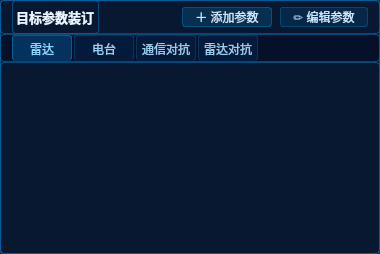
        <widget class="QWidget" name="targetParamContainer" native="true">
         <property name="minimumSize">
          <size>
           <width>380</width>
           <height>0</height>
          </size>
         </property>
         <property name="maximumSize">
          <size>
           <width>380</width>
           <height>16777215</height>
          </size>
         </property>
         <property name="styleSheet">
          <string notr="true">background: rgba(8,24,48,0.92);
border: 1px solid rgba(0,160,255,0.35);
border-radius: 4px;</string>
         </property>
         <layout class="QVBoxLayout" name="verticalLayout_8">
          <property name="spacing">
           <number>0</number>
          </property>
          <property name="leftMargin">
           <number>0</number>
          </property>
          <property name="topMargin">
           <number>0</number>
          </property>
          <property name="rightMargin">
           <number>0</number>
          </property>
          <property name="bottomMargin">
           <number>0</number>
          </property>
          <item>
           <widget class="QWidget" name="targetParamHeader" native="true">
            <property name="minimumSize">
             <size>
              <width>0</width>
              <height>34</height>
             </size>
            </property>
            <property name="maximumSize">
             <size>
              <width>16777215</width>
              <height>34</height>
             </size>
            </property>
            <property name="styleSheet">
             <string notr="true">background: linear-gradient(90deg, rgba(0,200,255,0.15), rgba(0,100,255,0.15));
border-bottom: 1px solid rgba(0,160,255,0.35);</string>
            </property>
            <layout class="QHBoxLayout" name="horizontalLayout_13">
             <property name="spacing">
              <number>8</number>
             </property>
             <property name="leftMargin">
              <number>12</number>
             </property>
             <property name="topMargin">
              <number>0</number>
             </property>
             <property name="rightMargin">
              <number>12</number>
             </property>
             <property name="bottomMargin">
              <number>0</number>
             </property>
             <item>
              <widget class="QLabel" name="targetParamTitle">
               <property name="styleSheet">
                <string notr="true">color: #e8f4ff;
font-weight: 500;
font-size: 13px;</string>
               </property>
               <property name="text">
                <string>目标参数装订</string>
               </property>
              </widget>
             </item>
             <item>
              <spacer name="horizontalSpacer_16">
               <property name="orientation">
                <enum>Qt::Horizontal</enum>
               </property>
               <property name="sizeHint" stdset="0">
                <size>
                 <width>40</width>
                 <height>20</height>
                </size>
               </property>
              </spacer>
             </item>
             <item>
              <widget class="QPushButton" name="addTargetParamButton">
               <property name="styleSheet">
                <string notr="true">color: #c8e8ff;
background-color: rgba(0,140,220,0.2);
border: 1px solid rgba(0,160,255,0.35);
border-radius: 3px;
padding: 0 12px;
font-size: 12px;</string>
               </property>
               <property name="text">
                <string>＋ 添加参数</string>
               </property>
              </widget>
             </item>
             <item>
              <widget class="QPushButton" name="editTargetParamButton">
               <property name="styleSheet">
                <string notr="true">color: #c8e8ff;
background-color: rgba(0,100,180,0.2);
border: 1px solid rgba(0,140,200,0.35);
border-radius: 3px;
padding: 0 12px;
font-size: 12px;</string>
               </property>
               <property name="text">
                <string>✏ 编辑参数</string>
               </property>
              </widget>
             </item>
            </layout>
           </widget>
          </item>
          <item>
           <widget class="QWidget" name="targetTabsWidget" native="true">
            <property name="minimumSize">
             <size>
              <width>0</width>
              <height>28</height>
             </size>
            </property>
            <property name="maximumSize">
             <size>
              <width>16777215</width>
              <height>28</height>
             </size>
            </property>
            <property name="styleSheet">
             <string notr="true">background: rgba(5,15,40,0.85);
border-bottom: 1px solid rgba(0,160,255,0.35);</string>
            </property>
            <layout class="QHBoxLayout" name="horizontalLayout_14">
             <property name="spacing">
              <number>2</number>
             </property>
             <property name="leftMargin">
              <number>12</number>
             </property>
             <property name="topMargin">
              <number>0</number>
             </property>
             <property name="rightMargin">
              <number>0</number>
             </property>
             <property name="bottomMargin">
              <number>0</number>
             </property>
             <item>
              <widget class="QPushButton" name="radarTargetTab">
               <property name="minimumSize">
                <size>
                 <width>60</width>
                 <height>26</height>
                </size>
               </property>
               <property name="maximumSize">
                <size>
                 <width>100</width>
                 <height>26</height>
                </size>
               </property>
               <property name="styleSheet">
                <string notr="true">QPushButton {
background: rgba(0,150,255,0.25);
border: 1px solid rgba(0,180,255,0.4);
border-bottom: none;
border-radius: 3px 3px 0 0;
color: #8ad6ff;
font-size: 12px;
}
QPushButton:hover {
background: rgba(0,160,255,0.3);
color: #c8e8ff;
}</string>
               </property>
               <property name="text">
                <string>雷达</string>
               </property>
              </widget>
             </item>
             <item>
              <widget class="QPushButton" name="radioTargetTab">
               <property name="minimumSize">
                <size>
                 <width>60</width>
                 <height>26</height>
                </size>
               </property>
               <property name="maximumSize">
                <size>
                 <width>100</width>
                 <height>26</height>
                </size>
               </property>
               <property name="styleSheet">
                <string notr="true">QPushButton {
background: rgba(0,80,160,0.15);
border: 1px solid rgba(0,120,200,0.3);
border-bottom: none;
border-radius: 3px 3px 0 0;
color: #99ccee;
font-size: 12px;
}
QPushButton:hover {
background: rgba(0,100,180,0.2);
color: #c8e8ff;
}</string>
               </property>
               <property name="text">
                <string>电台</string>
               </property>
              </widget>
             </item>
             <item>
              <widget class="QPushButton" name="commTargetTab">
               <property name="minimumSize">
                <size>
                 <width>60</width>
                 <height>26</height>
                </size>
               </property>
               <property name="maximumSize">
                <size>
                 <width>100</width>
                 <height>26</height>
                </size>
               </property>
               <property name="styleSheet">
                <string notr="true">QPushButton {
background: rgba(0,80,160,0.15);
border: 1px solid rgba(0,120,200,0.3);
border-bottom: none;
border-radius: 3px 3px 0 0;
color: #99ccee;
font-size: 12px;
}
QPushButton:hover {
background: rgba(0,100,180,0.2);
color: #c8e8ff;
}</string>
               </property>
               <property name="text">
                <string>通信对抗</string>
               </property>
              </widget>
             </item>
             <item>
              <widget class="QPushButton" name="rcmTargetTab">
               <property name="minimumSize">
                <size>
                 <width>60</width>
                 <height>26</height>
                </size>
               </property>
               <property name="maximumSize">
                <size>
                 <width>100</width>
                 <height>26</height>
                </size>
               </property>
               <property name="styleSheet">
                <string notr="true">QPushButton {
background: rgba(0,80,160,0.15);
border: 1px solid rgba(0,120,200,0.3);
border-bottom: none;
border-radius: 3px 3px 0 0;
color: #99ccee;
font-size: 12px;
}
QPushButton:hover {
background: rgba(0,100,180,0.2);
color: #c8e8ff;
}</string>
               </property>
               <property name="text">
                <string>雷达对抗</string>
               </property>
              </widget>
             </item>
             <item>
              <spacer name="horizontalSpacer_17">
               <property name="orientation">
                <enum>Qt::Horizontal</enum>
               </property>
               <property name="sizeHint" stdset="0">
                <size>
                 <width>40</width>
                 <height>20</height>
                </size>
               </property>
              </spacer>
             </item>
            </layout>
           </widget>
          </item>
          <item>
           <widget class="QTableWidget" name="targetTable">
            <property name="alternatingRowColors">
             <bool>false</bool>
            </property>
            <property name="rowCount">
             <number>0</number>
            </property>
            <property name="columnCount">
             <number>0</number>
            </property>
           </widget>
          </item>
         </layout>
        </widget>
